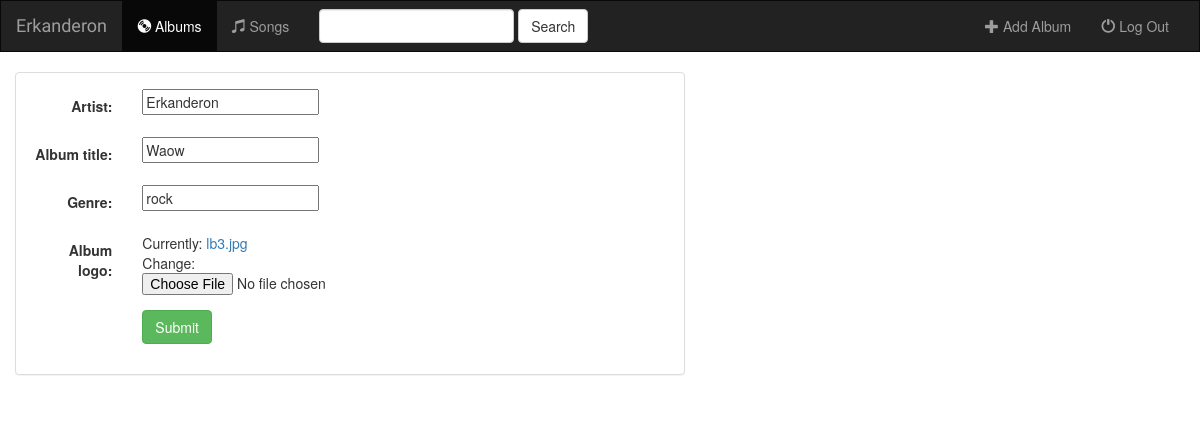
Screenshot of /music/album/7/ with the database file from the repository.
### music/models.py (models this page shows, shortened)
class Album(models.Model):
	artist = models.CharField(max_length=250)
	album_title = models.CharField(max_length=500)
	genre = models.CharField(max_length=100)
	album_logo = models.FileField()

### music/views.py (the view)
# urls.py: url(r'album/(?P<pk>[0-9]+)/$', views.AlbumUpdate.as_view(), name='album-update'),
class AlbumUpdate(UpdateView):
	model = Album
	fields = ['artist','album_title','genre','album_logo']

### music/templates/music/album_form.html (shortened to what this page needs)
{% extends 'music/base.html' %}
{% block body %}
<div class="container-fluid">
	<div class="row">
		<div class="col-xs-12 col-md-7">
			<div class="panel panel-default">
				<div class="panel-body">
					<form class="form-horizontal" action="" method="post" enctype="multipart/form-data">
						{% include 'music/form_template.html' %}
						<div class="form-group">
							<div class="col-sm-offset-2 col-sm-10">
								<button type="submit" class="btn btn-success">Submit</button>
							</div>
						</div>
					</form>
				</div>
			</div>
		</div>
	</div>
</div>
{% endblock %}

### music/templates/music/form_template.html (shortened to what this page needs)
{% for field in form %}
	<div class="form-group">
		<div class="col-sm-offset-2 col-sm-10">
		</div>
		<label class="control-label col-xs-2">{{field.label_tag}}</label>
		<div class="col-sm-10">{{field}}</div>
	</div>
{% endfor %}

### rows the page displays
Album: form "Erkanderon" "Waow" "rock"

### other values shown
{{ field.label_tag }} "Artist:" "Album title:" "Genre:" "Album logo:"
